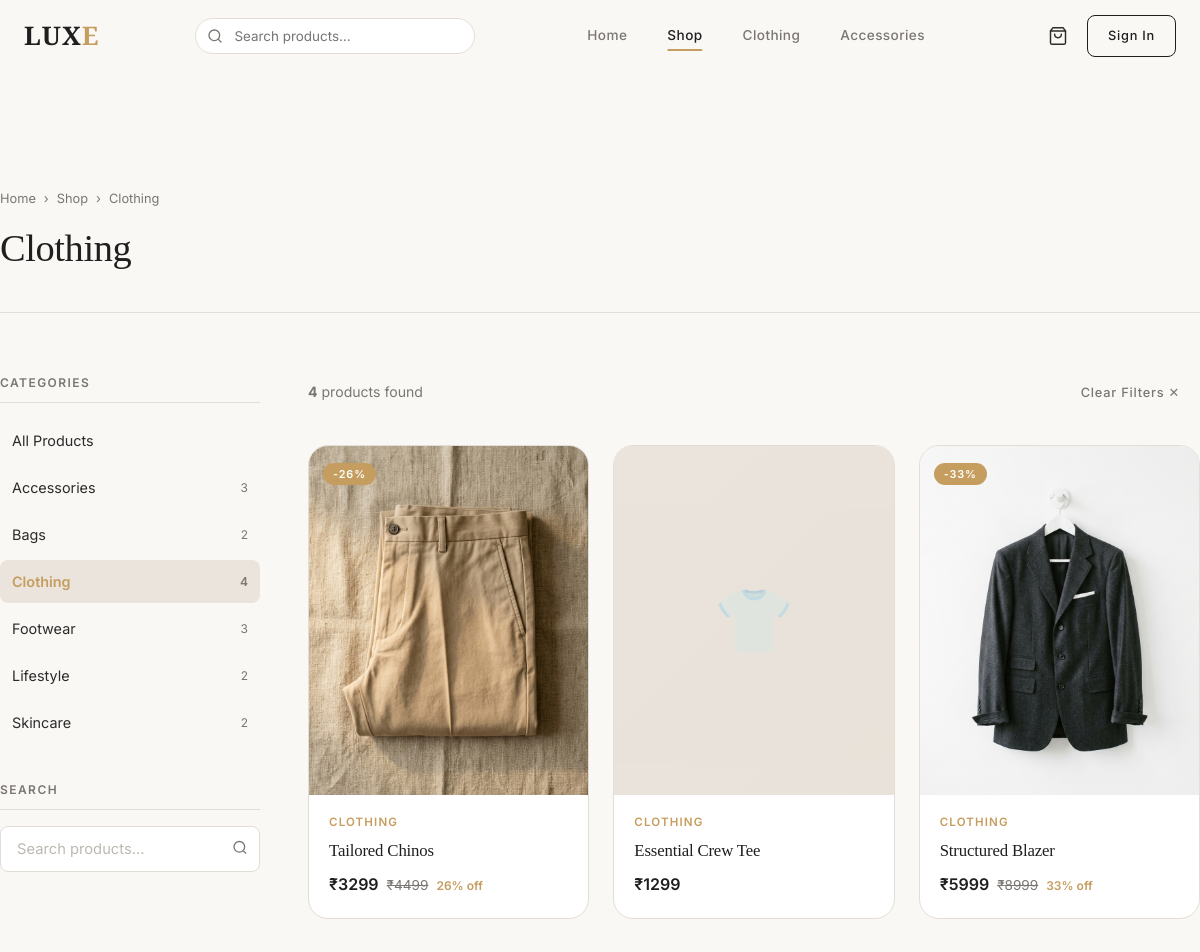
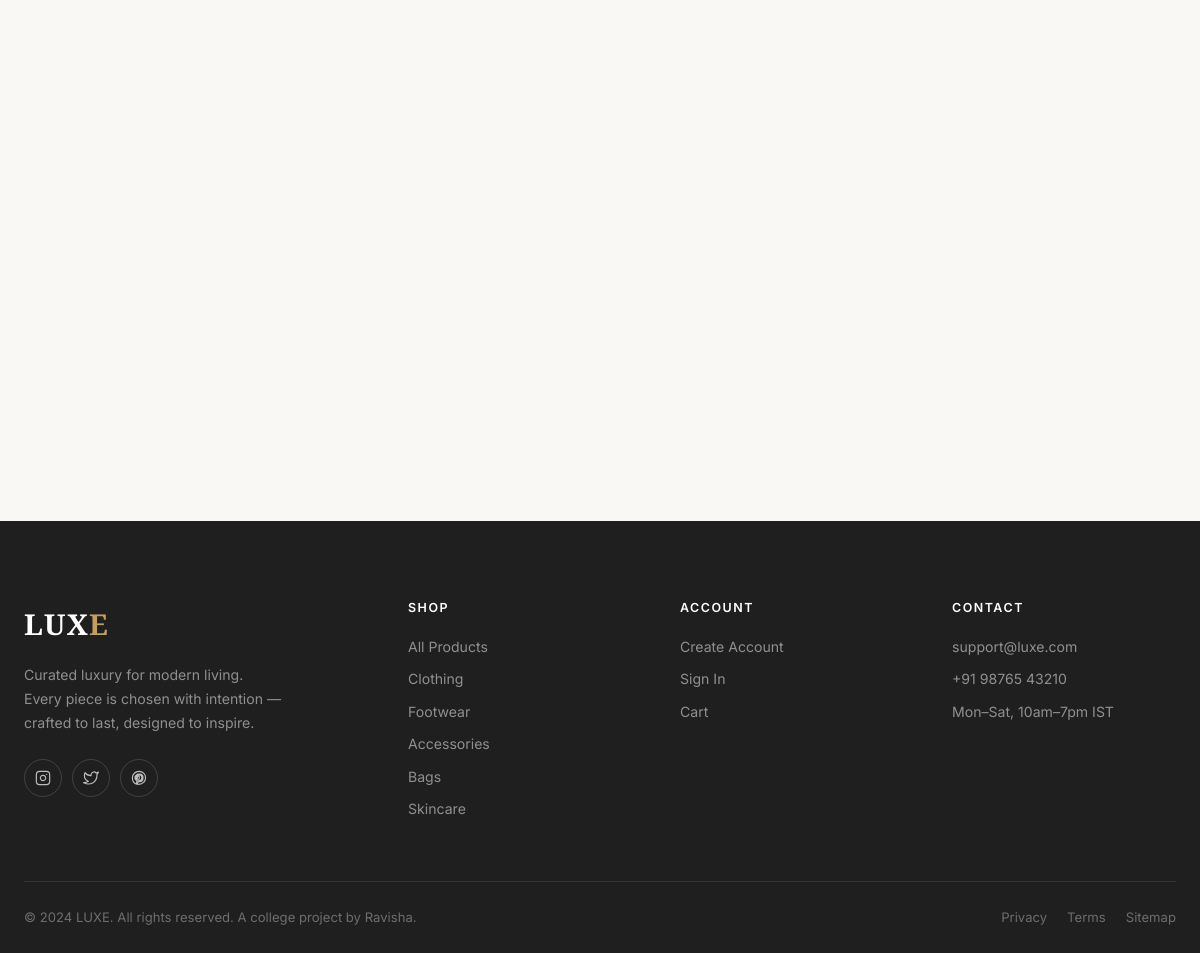
Page /products/?category=clothing on the committed database (2 pictures, top to bottom).
### store/models.py (models this page shows, shortened)
class Category(models.Model):
    name = models.CharField(max_length=200)
    slug = models.SlugField(unique=True, blank=True)
    description = models.TextField(blank=True)
    image = models.ImageField(upload_to='categories/', blank=True, null=True)
    class Meta:
        verbose_name_plural = 'Categories'
        ordering = ['name']

class Product(models.Model):
    category = models.ForeignKey(Category, on_delete=models.SET_NULL, null=True, related_name='products')
    name = models.CharField(max_length=300)
    slug = models.SlugField(unique=True, blank=True)
    description = models.TextField()
    price = models.DecimalField(max_digits=10, decimal_places=2)
    compare_price = models.DecimalField(max_digits=10, decimal_places=2, blank=True, null=True,
                                        help_text='Original price before discount')
    image = models.ImageField(upload_to='products/')
    stock = models.PositiveIntegerField(default=0)
    is_featured = models.BooleanField(default=False)
    created_at = models.DateTimeField(auto_now_add=True)
    updated_at = models.DateTimeField(auto_now=True)
    class Meta:
        ordering = ['-created_at']
    @property
    def discount_percentage(self):
        if self.compare_price and self.compare_price > self.price:
            return int((1 - self.price / self.compare_price) * 100)
        return None

### store/views.py (the view)
# urls.py: path('products/', views.product_list, name='product_list'),
def product_list(request):
    products = Product.objects.filter(stock__gt=0)
    categories = Category.objects.all()
    search_form = SearchForm(request.GET)
    selected_category = request.GET.get('category', '')
    query = request.GET.get('q', '')
    if query:
        products = products.filter(
            Q(name__icontains=query) | Q(description__icontains=query)
        )
    if selected_category:
        products = products.filter(category__slug=selected_category)
    context = {
        'products': products,
        'categories': categories,
        'search_form': search_form,
        'selected_category': selected_category,
        'query': query,
    }
    return render(request, 'store/product_list.html', context)

### store/forms.py
class SearchForm(forms.Form):
    q = forms.CharField(max_length=200, required=False, widget=forms.TextInput(attrs={
        'placeholder': 'Search products...',
    }))

### store/context_processors.py (called while the page is built)
def cart_context(request):
    cart_count = 0
    try:
        if request.user.is_authenticated:
            cart = Cart.objects.filter(user=request.user).first()
        else:
            session_key = request.session.session_key
            if session_key:
                cart = Cart.objects.filter(session_key=session_key).first()
            else:
                cart = None
        if cart:
            cart_count = cart.get_item_count()
    except Exception:
        pass
    return {'cart_count': cart_count}

### templates/store/product_list.html (shortened to what this page needs)
{% extends 'base.html' %}
{% load static %}
{% block content %}
<div class="container section-sm">
  <div class="page-header">
    <div class="breadcrumb">
      <a href="{% url 'store:home' %}">Home</a>
      <span>›</span>
      <span>Shop</span>
      {% if selected_category %}<span>›</span><span style="text-transform:capitalize;">{{ selected_category }}</span>{% endif %}
    </div>
    <h1 style="font-size:2.4rem;font-weight:300;">
      {% if query %}Results for "<em>{{ query }}</em>"
      {% elif selected_category %}{{ selected_category|title }}
      {% else %}All <strong>Products</strong>{% endif %}
    </h1>
  </div>
  <div class="product-list-layout">
    <aside class="product-sidebar" aria-label="Product filters">
      <div class="sidebar-section">
        <div class="sidebar-title">Categories</div>
        <div class="category-filter-list">
          <a href="{% url 'store:product_list' %}{% if query %}?q={{ query }}{% endif %}"
             class="category-filter-item {% if not selected_category %}active{% endif %}">
            All Products
          </a>
          {% for cat in categories %}
          <a href="{% url 'store:product_list' %}?category={{ cat.slug }}{% if query %}&q={{ query }}{% endif %}"
             class="category-filter-item {% if selected_category == cat.slug %}active{% endif %}">
            {{ cat.name }}
            <span style="font-size:0.75rem;color:var(--text-muted);">{{ cat.products.count }}</span>
          </a>
          {% endfor %}
        </div>
      </div>
      <div class="sidebar-section">
        <div class="sidebar-title">Search</div>
        <form action="{% url 'store:product_list' %}" method="GET">
          <div style="position:relative;">
            <input type="text" name="q" value="{{ query }}" placeholder="Search products…"
                   class="form-control" style="padding-right:40px;" aria-label="Search products" />
            <button type="submit" style="position:absolute;right:12px;top:50%;transform:translateY(-50%);background:none;border:none;cursor:pointer;color:var(--text-muted);">
              <svg width="16" height="16" viewBox="0 0 24 24" fill="none" stroke="currentColor" stroke-width="2"><circle cx="11" cy="11" r="8"/><line x1="21" y1="21" x2="16.65" y2="16.65"/></svg>
            </button>
          </div>
        </form>
      </div>
    </aside>
    <div>
      <div class="products-toolbar">
        <p class="products-count">
          {% if products %}<strong>{{ products|length }}</strong> product{{ products|length|pluralize }} found{% endif %}
        </p>
        {% if query or selected_category %}
        <a href="{% url 'store:product_list' %}" class="btn btn-ghost btn-sm">
          Clear Filters ✕
        </a>
        {% endif %}
      </div>
      {% if products %}
      <div class="products-grid">
        {% for product in products %}
        <div class="product-card reveal" style="transition-delay:{{ forloop.counter0|add:"0" }}0ms;">
          <div class="product-card-image">
            {% if product.image %}
            <img src="{{ product.image.url }}" alt="{{ product.name }}" loading="lazy" />
            {% else %}
            <div class="product-card-placeholder">
              {% with cat=product.category.name|lower %}
                {% if "cloth" in cat %}👕{% elif "foot" in cat or "shoe" in cat %}👟{% elif "bag" in cat %}👜{% elif "skin" in cat %}✨{% elif "access" in cat %}⌚{% else %}🛍️{% endif %}
              {% endwith %}
            </div>
            {% endif %}
            <div class="product-badge">
              {% if product.discount_percentage %}
              <span class="product-badge-sale">-{{ product.discount_percentage }}%</span>
              {% elif product.is_featured %}
              <span class="product-badge-new">Featured</span>
              {% endif %}
            </div>
          </div>
          <div class="product-card-info">
            {% if product.category %}
            <span class="product-category-tag">{{ product.category.name }}</span>
            {% endif %}
            <h3 class="product-name">
              <a href="{% url 'store:product_detail' product.slug %}">{{ product.name }}</a>
            </h3>
            <div class="product-price-row">
              <span class="product-price">₹{{ product.price|floatformat:0 }}</span>
              {% if product.compare_price %}
              <span class="product-price-original">₹{{ product.compare_price|floatformat:0 }}</span>
              {% if product.discount_percentage %}
              <span class="product-price-discount">{{ product.discount_percentage }}% off</span>
              {% endif %}
              {% endif %}
            </div>
          </div>
        </div>
        {% endfor %}
      </div>
      {% endif %}
    </div>
  </div>
</div>
{% endblock %}

### static/css/base.css (style rules this page uses)
:root { --bg: #FAF8F5; --primary: #1F1F1F; --accent: #C59D5F; --accent-dk: #A8834A; --secondary: #EAE4DC; --text: #2B2B2B; --text-muted:#7A7672; --border: #E2DDD7; --white: #FFFFFF; --shadow-sm: 0 2px 12px rgba(31,31,31,0.06); --shadow-md: 0 8px 32px rgba(31,31,31,0.10); --shadow-lg: 0 20px 60px rgba(31,31,31,0.14); --radius-sm: 8px; --radius-md: 14px; --radius-lg: 20px; --radius-xl: 28px; --font-head: 'Cormorant Garamond', Georgia, serif; --font-body: 'Inter', system-ui, sans-serif; --transition: 0.3s cubic-bezier(0.4, 0, 0.2, 1); --transition-fast: 0.18s ease; }
*, *::before, *::after { box-sizing: border-box; margin: 0; padding: 0; }
html { scroll-behavior: smooth; font-size: 16px; }
body { font-family: var(--font-body); background-color: var(--bg); color: var(--text); line-height: 1.6; -webkit-font-smoothing: antialiased; -moz-osx-font-smoothing: grayscale; overflow-x: hidden; }
img { display: block; max-width: 100%; height: auto; }
a { color: inherit; text-decoration: none; }
input, textarea, select, button { font-family: inherit; }
h1, h2, h3, h4, h5 { font-family: var(--font-head); font-weight: 400; line-height: 1.2; letter-spacing: -0.01em; color: var(--primary); }
h1 { font-size: clamp(2.4rem, 5vw, 4.5rem); }
h3 { font-size: clamp(1.3rem, 2.5vw, 2rem); }
p { color: var(--text-muted); font-size: 0.95rem; line-height: 1.75; }
.container { width: 100%; max-width: 1280px; margin: 0 auto; padding: 0 24px; }
.section-sm { padding: 56px 0; }
.btn { position: relative; display: inline-flex; align-items: center; justify-content: center; gap: 8px; padding: 14px 32px; font-family: var(--font-body); font-size: 0.85rem; font-weight: 500; letter-spacing: 0.06em; border-radius: var(--radius-sm); border: none; cursor: pointer; transition: var(--transition); overflow: hidden; white-space: nowrap; text-decoration: none; }
.btn::after { content: ''; position: absolute; inset: 0; background: rgba(255,255,255,0.15); opacity: 0; transition: opacity 0.2s; }
.btn-ghost { background: transparent; color: var(--text-muted); padding: 10px 16px; }
.btn-sm { padding: 10px 20px; font-size: 0.8rem; }
.form-control { width: 100%; padding: 13px 16px; font-size: 0.92rem; background: var(--white); border: 1.5px solid var(--border); border-radius: var(--radius-sm); color: var(--text); transition: var(--transition-fast); outline: none; }
.form-control::placeholder { color: #BDB8B1; }
.reveal { opacity: 0; transform: translateY(30px); transition: opacity 0.7s ease, transform 0.7s ease; }
.reveal.visible { opacity: 1; transform: translateY(0); }
.page-header { padding: 60px 0 40px; border-bottom: 1px solid var(--border); margin-bottom: 60px; }
.page-header .breadcrumb { display: flex; align-items: center; gap: 8px; font-size: 0.8rem; color: var(--text-muted); margin-bottom: 16px; }

### rows in the picture
Category: name "Accessories", products.count "3"
Category: name "Bags", products.count "2"
Category: name "Clothing", products.count "4"
Category: name "Footwear", products.count "3"
Category: name "Lifestyle", products.count "2"
Category: name "Skincare", products.count "2"
Product: image (picture), discount_percentage "26", category.name "CLOTHING", name "Tailored Chinos", price "3299", compare_price "4499"
Product: category.name "CLOTHING", name "Essential Crew Tee", price "1299"
Product: image (picture), discount_percentage "33", category.name "CLOTHING", name "Structured Blazer", price "5999", compare_price "8999"

### other values in the picture
{{ selected_category }} "Clothing"
{{ selected_category|title }} "Clothing"
{{ products|length }} "4"
